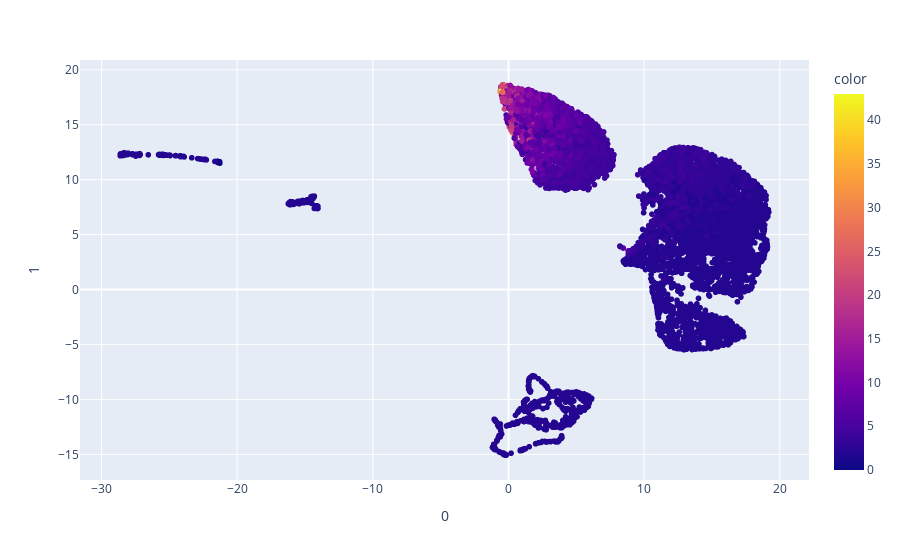

Write notebook code for a chart like this one.
### Code cell
# 2D interactive
import plotly.express as px
import pandas as pd
import numpy as np
import umap
import umap.plot
import os

mapper = umap.UMAP(n_neighbors=35, min_dist=0.5, n_components=2).fit(df_noramlized)
# fig = px.scatter(mapper.embedding_, x=0, y=1, color=df['type'], hover_name=df['type'])
fig = px.scatter(mapper.embedding_, x=0, y=1, color=discov_df['mit_nodeDegrees_perc10'], hover_name=discov_df['bcr_patient_barcode'], size_max=1)
fig.show()

### Figure 1 — Plotly figure (JSON) as saved in the notebook; plotly's stock layout.template omitted (floating-point values rounded to 4 significant figures; data arrays with more than 128 entries replaced by an {"elided": "..."} marker saying what was removed)
{"data": [{"hovertemplate": "<b>%{hovertext}</b><br><br>0=%{x}<br>1=%{y}<br>color=%{marker.color}<extra></extra>", "hovertext": {"elided": "7578 str values"}, "legendgroup": "", "marker": {"color": {"elided": "7578 float values"}, "coloraxis": "coloraxis", "symbol": "circle"}, "mode": "markers", "name": "", "showlegend": false, "type": "scattergl", "x": {"elided": "7578 float values"}, "xaxis": "x", "y": {"elided": "7578 float values"}, "yaxis": "y"}], "layout": {"coloraxis": {"colorbar": {"title": {"text": "color"}}, "colorscale": [[0, "#0d0887"], [0.1111, "#46039f"], [0.2222, "#7201a8"], [0.3333, "#9c179e"], [0.4444, "#bd3786"], [0.5556, "#d8576b"], [0.6667, "#ed7953"], [0.7778, "#fb9f3a"], [0.8889, "#fdca26"], [1, "#f0f921"]]}, "legend": {"tracegroupgap": 0}, "margin": {"t": 60}, "xaxis": {"anchor": "y", "domain": [0, 1], "title": {"text": "0"}}, "yaxis": {"anchor": "x", "domain": [0, 1], "title": {"text": "1"}}}}
